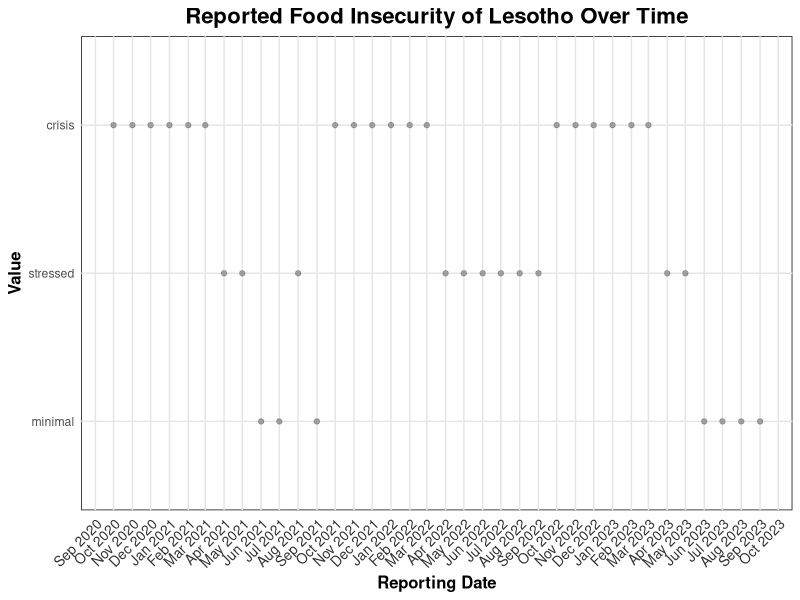

Reproduce this figure in R.
library(ggplot2)
library(readxl)
library(lubridate)

# Read the data from the Excel file
data <- read_excel("foodinsecurity.xlsx")

# Convert 'reporting_date' to a date format
data$reporting_date <- ymd(data$reporting_date)

# Define colors for the categories
colors <- c("minimal" = "green", "stressed" = "orange", "crisis" = "red")

# Create a scatter plot with enhanced aesthetics
ggplot(data, aes(x = reporting_date, y = factor(value), color = factor(value))) +
  geom_point(alpha = 0.7) +  # Adjust point transparency
  scale_color_manual(values = colors, guide = "legend") +  # Exclude size from legend
  labs(
    x = "Reporting Date",
    y = "Value",
    title = "Reported Food Insecurity of Lesotho Over Time",
    color = "Category"
  ) +
  scale_y_discrete(labels = c("1" = "minimal", "2" = "stressed", "3" = "crisis")) +
  scale_x_date(date_labels = "%b %Y", date_breaks = "1 month") +
  theme_minimal() +
  theme(
    axis.text.x = element_text(angle = 45, hjust = 1, size = 10, color = "gray20"),
    axis.title = element_text(size = 12, face = "bold"),
    plot.title = element_text(size = 16, hjust = 0.5, vjust = 1, face = "bold"),
    legend.position = "top",
    panel.grid.minor = element_blank(),
    panel.grid.major = element_line(color = "gray90", size = 0.5),
    panel.background = element_rect(fill = "white"),
    legend.title = element_text(size = 12, face = "bold"),
    legend.text = element_text(size = 10)
  )
